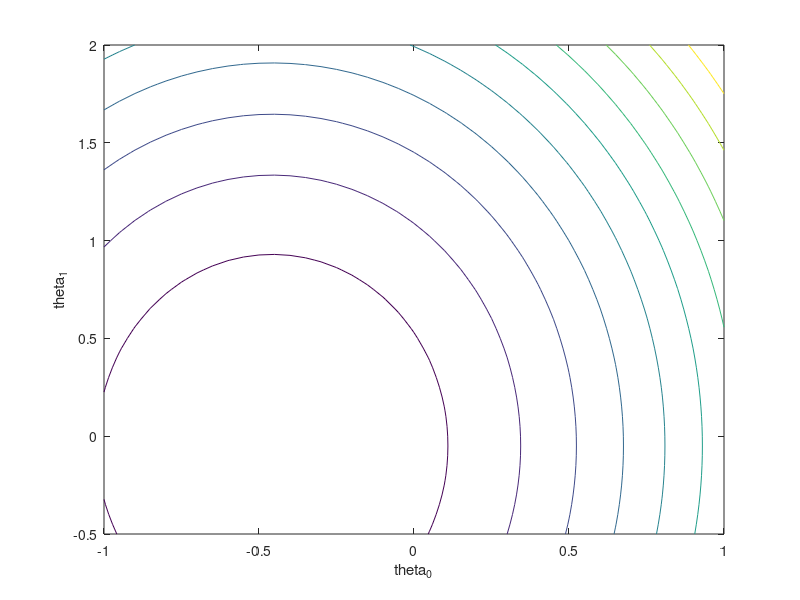
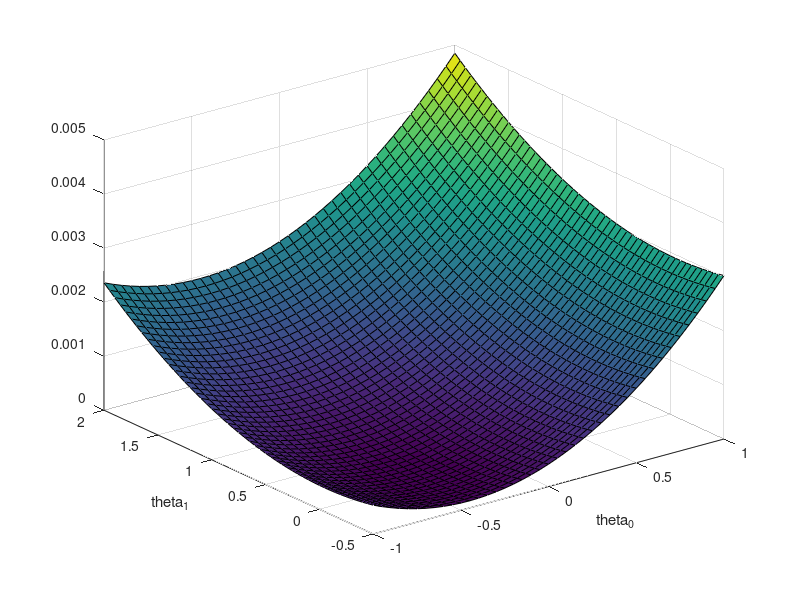

These charts were generated, in order, by the following MATLAB code: (Note: this script raises an error after producing the figures.)
#!/usr/bin/octave-cli --persist

# --------------------------------------------------------------------
# Interactive mode, showing the contours and the corresponding line
#
# WITH NORMALIZATION AND DATA CENTERING
#
# Implementation of J and gradJ for the general linear case
# --------------------------------------------------------------------

pkg load optim;


load quasar_train.csv;
lambdas = quasar_train(1, :)';
train_qso = quasar_train(2:end, :);
load quasar_test.csv;
test_qso = quasar_test(2:end, :);


# Data stored each sample in a row, where the last row is the label


# Construct the design matrix with the original data
Xo=[ones(rows(lambdas),1),lambdas];

# The outputs vector with the original data
Yo=test_qso(1,:)';

# The slope for the data normalization
minArea = min(Xo(:,2));
maxArea = max(Xo(:,2));
mx = 2/(maxArea-minArea);
bx = 1-mx*maxArea;

NM=[1 bx; 0 mx];
X=Xo*NM; # Normalized data to interval -1 to 1

# Normalize also the output
minPrice=min(Yo);
maxPrice=max(Yo);
my = 2/(maxPrice-minPrice);
by = 1-my*maxPrice;

Y = my*Yo + by;

# For the inverse mapping we need these:
imy = 1/my;
iby = -by/my;

tau = 5;

function res = fw(current,X,tau)
	Norm = norm(X-X(current,:));
	res = exp(-1.*Norm*Norm/(2*tau*tau));
endfunction;

function res=J(theta,X,Y,w)
  D=(X*theta'-Y*ones(1,rows(theta)));
  res=0.5*sum(w.*(D.*D),1)';
endfunction;

function res=gradJ(theta,X,Y,w)
  res=(X'*w*(X*theta'-Y*ones(1,rows(theta))))';
endfunction;

function resn=gradJn(theta,X,Y)
  # Centered derivatives
  delta=1e-2;
  dx=delta*600;
  dy=delta*2;

  Jtx=(J(theta+ones(rows(theta),1)*[dx,0],X,Y)-J(theta-ones(rows(theta),1)*[dx,0],X,Y))/(2*dx);
  Jty=(J(theta+ones(rows(theta),1)*[0,dy],X,Y)-J(theta-ones(rows(theta),1)*[0,dy],X,Y))/(2*dy);
  
  resn=[Jtx,Jty];
endfunction

# Select the grid to plot the contours and gradients
th0=-1:0.05:1;
th1=-0.5:0.05:2;
[tt0,tt1] = meshgrid(th0,th1);

theta=[tt0(:) tt1(:)];
wi = fw(1,X,tau);
jj=reshape(J(theta,X,Y,wi),size(tt0));

# Precompute the gradient for the chosen grid

g=gradJ(theta,X,Y,wi);
gjx=reshape(g(:,1),size(tt0));
gjy=reshape(g(:,2),size(tt1));

## show the surface
figure(3);
hold off;
surf(tt0,tt1,jj);
xlabel("theta_0");
ylabel("theta_1");

# plot the contours in 2D
figure(1);
hold off;

contour(tt0,tt1,jj);
xlabel("theta_0");
ylabel("theta_1");

# Learning rate
alpha = 0.000005;


while(1)
  hold on;
 
  printf("Click on countours to set a starting point\n");
  fflush(stdout);

  figure(1);

  # Wait for mouse click and get the point (t0,t1) in the plot coordinate sys.
  [t0,t1,buttons] = ginput(1);
  t=[t0,t1];
  wi = fw(1,X,tau);
  g=gradJ(t,X,Y,wi);
  #gt=gradJ(t,X,Y);

  # Clean the previous plot 
  hold off;

  # Paint first the contour lines
  contour(tt0,tt1,jj);
  hold on;

  # Add the gradient
  quiver(tt0,tt1,gjx,gjy,0.7);

  xlabel("theta0");
  ylabel("theta1");
 
  # Print some information on the clicked starting point
  #printf("J(%g,%g)=%g\n",t0,t1,J(t,X,Y));
  printf("  GradJ(%g,%g)=[%g,%g]\n",t0,t1,gt(1),gt(2));
  fflush(stdout);

  # Show the clicked point
  plot([t0],[t1],"*r");

  # Perform the gradient descent
  ts=t; # sequence of t's

  for i=[1:100] # max 100 iterations
    tc = ts(rows(ts),:); # Current position 
    wi = fw(i,X,tau);
    gn = gradJ(tc,X,Y,wi);  # Gradient at current position
    tn = tc - alpha * gn;# Next position
    ts = [ts;tn];

    if (norm(tc-tn)<0.001) break; endif;
  endfor

  # Draw the trajectory
  plot(ts(:,1),ts(:,2),"k-");
  plot(ts(:,1),ts(:,2),"ob");

  # Paint on a second figure the corresponding line
  figure(2);
  hold off;
  plot(Xo(:,2),Yo,"*b");
  hold on;
  
  # The line back in the samples
  areas=linspace(min(Xo(:,2)),max(Xo(:,2)),5);

  # We have to de-normalize the normalized estimation
  prices=t1*imy*mx*areas + (imy*t1*bx + imy*t0+iby);
  plot(areas,prices,'k',"linewidth",3);

  # and now with the intermediate versions
  for (i=[2:rows(ts)])
    u0=ts(i,1);
    u1=ts(i,2);
    
    prices=u1*imy*mx*areas + (imy*u1*bx + imy*u0+iby);
    #plot(areas,prices,'r',"linewidth",1);
  endfor;
  plot(areas,prices,'r',"linewidth",4);

	ts(rows(ts),:)
  
  axis([minArea maxArea minPrice maxPrice]);  
endwhile;
